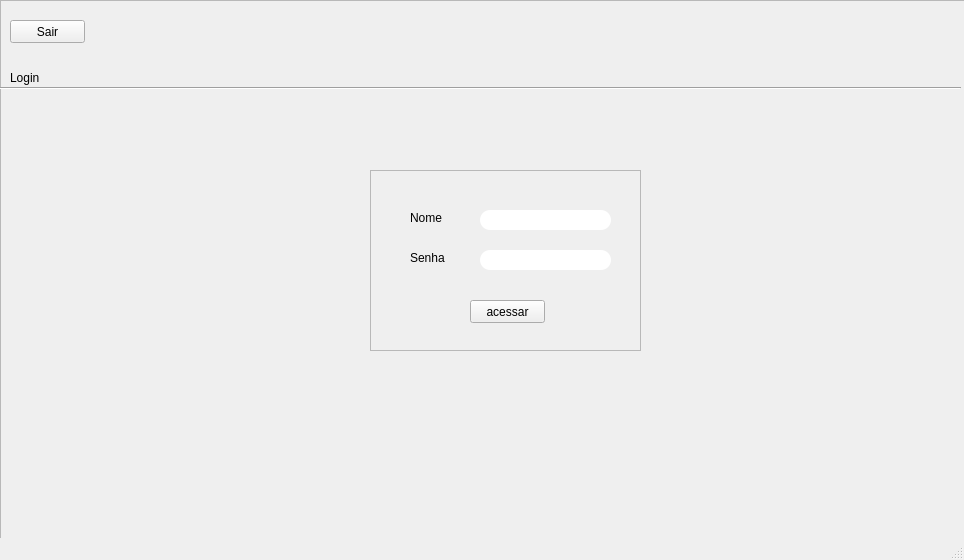
<?xml version="1.0" encoding="UTF-8"?>
<ui version="4.0">
 <class>MainWindow</class>
 <widget class="QMainWindow" name="MainWindow">
  <property name="enabled">
   <bool>true</bool>
  </property>
  <property name="geometry">
   <rect>
    <x>0</x>
    <y>0</y>
    <width>964</width>
    <height>560</height>
   </rect>
  </property>
  <property name="sizePolicy">
   <sizepolicy hsizetype="Preferred" vsizetype="Preferred">
    <horstretch>0</horstretch>
    <verstretch>0</verstretch>
   </sizepolicy>
  </property>
  <property name="windowTitle">
   <string>MainWindow</string>
  </property>
  <widget class="QWidget" name="centralwidget">
   <widget class="QFrame" name="frame">
    <property name="geometry">
     <rect>
      <x>0</x>
      <y>0</y>
      <width>1091</width>
      <height>801</height>
     </rect>
    </property>
    <property name="frameShape">
     <enum>QFrame::StyledPanel</enum>
    </property>
    <property name="frameShadow">
     <enum>QFrame::Raised</enum>
    </property>
    <widget class="QPushButton" name="pushButton_3">
     <property name="geometry">
      <rect>
       <x>10</x>
       <y>20</y>
       <width>75</width>
       <height>23</height>
      </rect>
     </property>
     <property name="text">
      <string>Sair</string>
     </property>
    </widget>
    <widget class="QLabel" name="label">
     <property name="geometry">
      <rect>
       <x>10</x>
       <y>350</y>
       <width>221</width>
       <height>131</height>
      </rect>
     </property>
     <property name="text">
      <string/>
     </property>
     <property name="pixmap">
      <pixmap>../Imagens/Logo CELULAR CITY.png</pixmap>
     </property>
     <property name="scaledContents">
      <bool>true</bool>
     </property>
    </widget>
    <widget class="Line" name="line">
     <property name="geometry">
      <rect>
       <x>0</x>
       <y>80</y>
       <width>961</width>
       <height>16</height>
      </rect>
     </property>
     <property name="orientation">
      <enum>Qt::Horizontal</enum>
     </property>
    </widget>
    <widget class="QLabel" name="label_2">
     <property name="geometry">
      <rect>
       <x>10</x>
       <y>70</y>
       <width>131</width>
       <height>16</height>
      </rect>
     </property>
     <property name="styleSheet">
      <string notr="true">font: 12pt &quot;Arial&quot;;</string>
     </property>
     <property name="text">
      <string>Login </string>
     </property>
    </widget>
    <widget class="QFrame" name="frame_2">
     <property name="geometry">
      <rect>
       <x>370</x>
       <y>170</y>
       <width>271</width>
       <height>181</height>
      </rect>
     </property>
     <property name="frameShape">
      <enum>QFrame::StyledPanel</enum>
     </property>
     <property name="frameShadow">
      <enum>QFrame::Raised</enum>
     </property>
     <widget class="QLineEdit" name="lineEdit_2">
      <property name="geometry">
       <rect>
        <x>110</x>
        <y>80</y>
        <width>131</width>
        <height>20</height>
       </rect>
      </property>
      <property name="styleSheet">
       <string notr="true"> border: 1px solid qlineargradient(spread:pad, x1:0, y1:0, x2:1, y2:1, 
    stop:0 rgba(100, 0, 100, 255),  /* Um roxo escuro no início */
    stop:0.4 rgba(150, 0, 150, 255), /* Um roxo mais vibrante */
    stop:0.7 rgba(200, 50, 100, 255), /* Um tom de rosa avermelhado */
    stop:1 rgba(70, 0, 120, 255)   /* Um roxo/azul mais escuro no final */
); /* Define uma borda de 2 pixels e cor cinza */
    border-radius: 10px;    /* Arredonda os cantos com 10 pixels */
    padding: 0 8px;</string>
      </property>
     </widget>
     <widget class="QLineEdit" name="lineEdit">
      <property name="geometry">
       <rect>
        <x>110</x>
        <y>40</y>
        <width>131</width>
        <height>20</height>
       </rect>
      </property>
      <property name="styleSheet">
       <string notr="true"> border: 1px solid qlineargradient(spread:pad, x1:0, y1:0, x2:1, y2:1, 
    stop:0 rgba(100, 0, 100, 255),  /* Um roxo escuro no início */
    stop:0.4 rgba(150, 0, 150, 255), /* Um roxo mais vibrante */
    stop:0.7 rgba(200, 50, 100, 255), /* Um tom de rosa avermelhado */
    stop:1 rgba(70, 0, 120, 255)   /* Um roxo/azul mais escuro no final */
); /* Define uma borda de 2 pixels e cor cinza */
    border-radius: 10px;    /* Arredonda os cantos com 10 pixels */
    padding: 0 8px;</string>
      </property>
      <property name="text">
       <string/>
      </property>
     </widget>
     <widget class="QLabel" name="label_4">
      <property name="geometry">
       <rect>
        <x>40</x>
        <y>80</y>
        <width>51</width>
        <height>16</height>
       </rect>
      </property>
      <property name="styleSheet">
       <string notr="true">font: 12pt &quot;Arial&quot;;</string>
      </property>
      <property name="text">
       <string>Senha</string>
      </property>
     </widget>
     <widget class="QLabel" name="label_3">
      <property name="geometry">
       <rect>
        <x>40</x>
        <y>40</y>
        <width>61</width>
        <height>16</height>
       </rect>
      </property>
      <property name="styleSheet">
       <string notr="true">font: 12pt &quot;Arial&quot;;</string>
      </property>
      <property name="text">
       <string>Nome</string>
      </property>
     </widget>
     <widget class="QPushButton" name="pushButton">
      <property name="geometry">
       <rect>
        <x>100</x>
        <y>130</y>
        <width>75</width>
        <height>23</height>
       </rect>
      </property>
      <property name="styleSheet">
       <string notr="true">font: 12pt &quot;Arial&quot;;</string>
      </property>
      <property name="text">
       <string>acessar</string>
      </property>
     </widget>
    </widget>
   </widget>
  </widget>
  <widget class="QMenuBar" name="menubar">
   <property name="geometry">
    <rect>
     <x>0</x>
     <y>0</y>
     <width>964</width>
     <height>21</height>
    </rect>
   </property>
  </widget>
  <widget class="QStatusBar" name="statusbar"/>
 </widget>
 <resources/>
 <connections/>
</ui>
